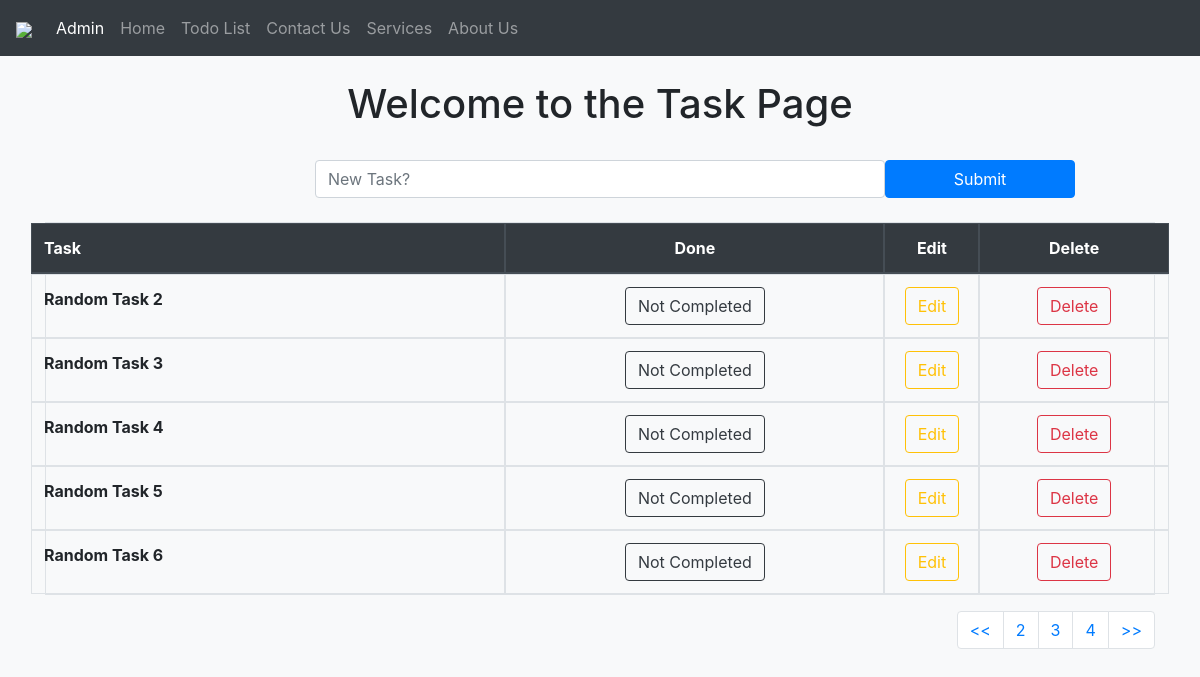
/todolist/?pg=3, run on the app's committed database.
### todolist_app/models.py (models this page shows, shortened)
class TaskList(models.Model):
    task = models.CharField(max_length=300)
    done = models.BooleanField(default=False)

### todolist_app/views.py (the view)
# urls.py: path('todolist/', include('todolist_app.urls')),
def todolist(request):
    if request.method == "POST":
        form = TaskForm(request.POST or None)
        if form.is_valid():
            form.save()
            messages.success(request, ("New Task Added!!"))
        return redirect('todolist')
    else:
        all_tasks = TaskList.objects.all()
        paginator = Paginator(all_tasks, 5)
        page = request.GET.get('pg')
        all_tasks = paginator.get_page(page)
        return render(request, 'todolist.html', {'all_tasks':all_tasks})

### todolist_app/templates/todolist.html (shortened to what this page needs)
{% extends 'base.html' %}
{% block content %}
    <div class="container">
    <br>
        <h1 style="text-align:center">{{ 'Welcome to the Task Page' }}</h1>
    <br>
    <form method="POST" class="row">
        <p class="col-lg-3"></p>
        <input type="text" class="form-control col-lg-6" name="task" placeholder="New Task?">
        <button type="submit" class="btn btn-primary col-lg-2">Submit</button>
        <p class="col-lg-1"></p>
    </form>
    <br>
    <table class="table table-bordered text-center">
         <thead class="thead-dark">
            <tr class ="row">
                <th class="col-5 text-left">Task</th>
                <th class="col-4">Done</th>
                <th class="col-1">Edit</th>
                <th class="col-2">Delete</th>
            </tr>
        </thead>
        <tbody>
        {% if all_tasks %}
            {% for obj in all_tasks %}
                {% if obj.done %}
                    <tr class="table-success row">
                        <th class="col-5 text-left">{{ obj.task }}</th>
                        <td class="col-4"><a href="{% url 'no_task' obj.id %}"><button type="button" class="btn btn-outline-dark">Completed</button></a></td>
                        <td class="col-1"><a href="{% url 'edit_task' obj.id %}"><button type="button" class="btn btn-outline-warning">Edit</button></a></td>
                        <td class="col-2"><a href="{% url 'delete_task' obj.id %}"><button type="button" class="btn btn-outline-danger">Delete</button></a></td>
                    </tr>
                {% else %}
                    <tr class="row">
                        <th class="col-5 text-left">{{ obj.task }}</th>
                        <td class="col-4"><a href="{% url 'yes_task' obj.id %}"><button type="button" class="btn btn-outline-dark">Not Completed</button></a></td>
                        <td class="col-1"><a href="{% url 'edit_task' obj.id %}"><button type="button" class="btn btn-outline-warning">Edit</button></a></td>
                        <td class="col-2"><a href="{% url 'delete_task' obj.id %}"><button type="button" class="btn btn-outline-danger">Delete</button></a></td>
                    </tr>
                {% endif %}
            {% endfor %}
        {% endif %}
        </tbody>
    </table>
    <nav aria-label="Page navigation example">
        <ul class="pagination justify-content-end">
            <li class="page-item"><a class="page-link" href="?pg=1"><<</a></li>
            {% if all_tasks.has_previous %}
                <li class="page-item"><a class="page-link" href="?pg={{ all_tasks.previous_page_number }}">{{ all_tasks.previous_page_number }}</a></li>
            {% endif %}
            <li class="page-item"><a class="page-link" href="?pg={{ all_tasks.number }}">{{ all_tasks.number }}</a></li>
            {% if all_tasks.has_next %}
                <li class="page-item"><a class="page-link" href="?pg={{ all_tasks.next_page_number }}">{{ all_tasks.next_page_number }}</a></li>
            {% endif %}
            <li class="page-item">
                <a class="page-link" href="?pg={{ all_tasks.paginator.num_pages }}">>></a>
            </li>
        </ul>
    </nav>
    </div>
{% endblock content %}

### data on the page
TaskList: task "Random Task 2"
TaskList: task "Random Task 3"
TaskList: task "Random Task 4"
TaskList: task "Random Task 5"
TaskList: task "Random Task 6"

### other printed values
{{ 'Welcome to the Task Page' }} "Welcome to the Task Page"
{{ all_tasks.previous_page_number }} "2"
{{ all_tasks.number }} "3"
{{ all_tasks.next_page_number }} "4"
